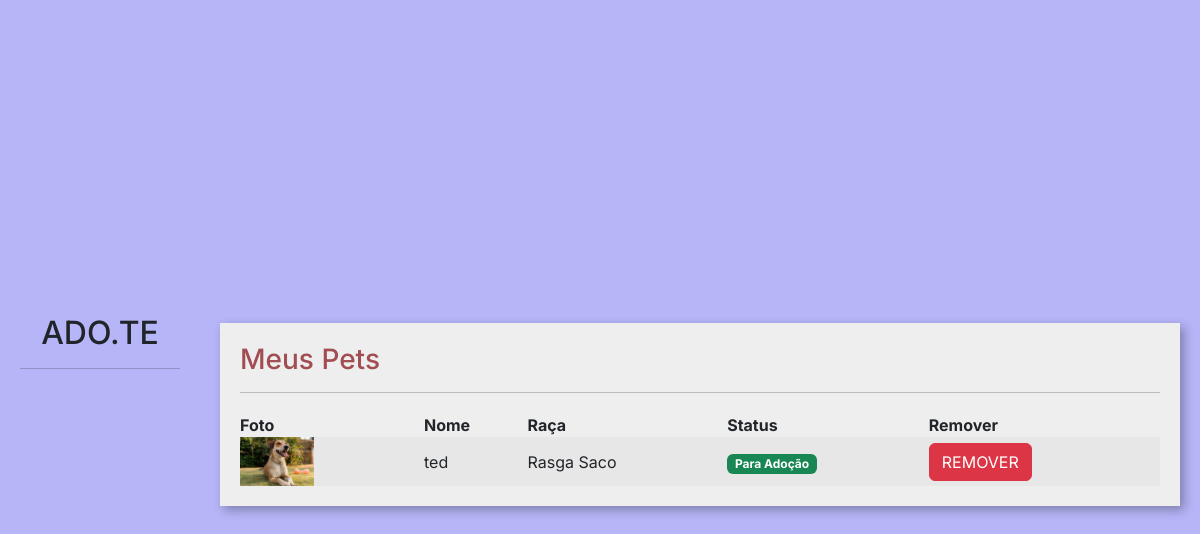
The page /divulgar/seus_pets/ (signed in) on the database its author committed.
### divulgar/models.py (models this page shows, shortened)
class Pet(models.Model):
    usuario = models.ForeignKey(User, on_delete=models.DO_NOTHING)
    foto = models.ImageField(upload_to="fotos_pets")
    choices_status = (('P', 'Para adoção'), ('A', 'Adotado'))
    nome = models.CharField(max_length=100)
    descricao = models.TextField()
    estado = models.CharField(max_length=50)
    cidade = models.CharField(max_length=50)
    telefone = models.CharField(max_length=14)
    tags = models.ManyToManyField(Tag)
    raca = models.ForeignKey(Raca, on_delete=models.DO_NOTHING)
    status = models.CharField(max_length=1, choices=choices_status, default='P')

class Raca(models.Model):
    raca = models.CharField(max_length=50)
    def __str__(self):
        return self.raca

### divulgar/views.py (the view)
# urls.py: path('seus_pets/', views.seus_pets, name="seus_pets"),
@login_required
def seus_pets(request):
    if request.method == "GET":
        pets = Pet.objects.filter(usuario=request.user)
        return render(request, 'seus_pets.html', {'pets':pets})

### divulgar/templates/seus_pets.html (shortened to what this page needs)
{% load static %}
<!doctype html>
<html lang="pt-BR">
    <head>
    <link href="https://cdn.jsdelivr.net/npm/bootstrap@5.3.0-alpha1/dist/css/bootstrap.min.css" rel="stylesheet">
    <link href="{% static 'usuarios/css/cadastro.css' %}" rel="stylesheet">
    <link href="{% static 'divulgar/css/novo_pet.css' %}" rel="stylesheet">
    <link href="{% static 'divulgar/css/seus_pets.css' %}" rel="stylesheet">
    </head>
    <body>
        <div class="container-fluid">
            <div class="row">
                <div class="col-md-2 bg-side sidebar">
                    <h2>ADO.TE</h2>
                    <hr>
                </div>
                <div class="col-md">
                    <div class="wrapper">
                        <div class="box width80">
                            <h3 class="font-vinho">Meus Pets</h3>
                            <hr>
                             <table class="tabela" cellpadding="20">
                                <tr>
                                    <th>Foto</th>
                                    <th>Nome</th>
                                    <th>Raça</th>
                                    <th>Status</th>
                                    <th>Remover</th>
                                </tr>
                                    {% for pet in pets %}
                                        <tr class="tabela-linha">
                                            <td width="20%">
                                                <a href="{% url 'ver_pet' pet.id %}"><img width="40%" src="{{pet.foto.url}}"></a>
                                            </td>
                                            <td>
                                                {{pet.nome}}
                                            </td>
                                            <td>
                                                {{pet.raca}}
                                            </td>
                                            <td>
                                                {% if pet.status == "P" %}
                                                    <span class="badge text-bg-success">Para Adoção</span>
                                                {% elif pet.status == "A" %}
                                                    <span class="badge text-bg-warning">Adotado</span>
                                                {% endif %}
                                            </td>
                                            <td>
                                                <a href="{% url 'remover_pet' pet.id %}" class="btn btn-danger">REMOVER</a>
                                            </td>
                                        </tr>
                                    {% endfor %}
                            </table>
                        </div>
                    </div>
                </div>
            </div>
        </div>
    </body>
</html>

### templates/static/usuarios/css/cadastro.css (style rules this page uses)
:root { --font1: 'Inter', sans-serif; --cor0: #fde3a7d7; --cor1: #6b63fff1; --cor2: #6c63ff; --cor3: #0c0ce94d; }
* { padding: 0; margin: 0; box-sizing: border-box; font-family: var(--font1); }
body { width: 100%; height: 100vh; display: flex; justify-content: center; align-items: center; background: var(--cor3); }

### templates/static/divulgar/css/novo_pet.css (style rules this page uses)
.sidebar { text-align: center; padding: 20px; }
.wrapper { margin-top: 3%; display: flex; flex-direction: row; justify-content: center; align-items: center; }
.box { padding:20px; width: 50vw; background: rgb(238, 238, 238); box-shadow: 4px 4px 10px rgba(0,0,0,.3); }
.font-vinho { color: #A24D52; }

### templates/static/divulgar/css/seus_pets.css (style rules this page uses)
.width80 { width: 80vw; }
.tabela { width: 100%; margin-top: 20px; }
.tabela-linha { background-color: #e8e7e7; }

### rows shown on the page
Pet: foto (picture), nome "ted", raca "Rasga Saco", status "Para Adoção"
